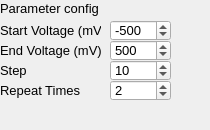
       <widget class="QWidget" name="tab">
        <attribute name="title">
         <string>CV</string>
        </attribute>
        <widget class="QWidget" name="widget_cv_config" native="true">
         <property name="geometry">
          <rect>
           <x>0</x>
           <y>0</y>
           <width>201</width>
           <height>121</height>
          </rect>
         </property>
         <widget class="QLabel" name="label_51">
          <property name="geometry">
           <rect>
            <x>0</x>
            <y>0</y>
            <width>131</width>
            <height>16</height>
           </rect>
          </property>
          <property name="font">
           <font>
            <pointsize>10</pointsize>
           </font>
          </property>
          <property name="text">
           <string>Parameter config</string>
          </property>
         </widget>
         <widget class="QLabel" name="label_52">
          <property name="geometry">
           <rect>
            <x>0</x>
            <y>40</y>
            <width>101</width>
            <height>20</height>
           </rect>
          </property>
          <property name="font">
           <font>
            <pointsize>10</pointsize>
           </font>
          </property>
          <property name="text">
           <string>End Voltage (mV)</string>
          </property>
         </widget>
         <widget class="QSpinBox" name="spin_box_step">
          <property name="geometry">
           <rect>
            <x>110</x>
            <y>60</y>
            <width>61</width>
            <height>21</height>
           </rect>
          </property>
          <property name="font">
           <font>
            <pointsize>10</pointsize>
           </font>
          </property>
          <property name="minimum">
           <number>0</number>
          </property>
          <property name="maximum">
           <number>100</number>
          </property>
          <property name="value">
           <number>10</number>
          </property>
         </widget>
         <widget class="QLabel" name="label_53">
          <property name="geometry">
           <rect>
            <x>0</x>
            <y>60</y>
            <width>63</width>
            <height>20</height>
           </rect>
          </property>
          <property name="font">
           <font>
            <pointsize>10</pointsize>
           </font>
          </property>
          <property name="text">
           <string>Step</string>
          </property>
         </widget>
         <widget class="QSpinBox" name="spin_box_end_voltage">
          <property name="geometry">
           <rect>
            <x>110</x>
            <y>40</y>
            <width>61</width>
            <height>21</height>
           </rect>
          </property>
          <property name="font">
           <font>
            <pointsize>10</pointsize>
           </font>
          </property>
          <property name="minimum">
           <number>-1000</number>
          </property>
          <property name="maximum">
           <number>1000</number>
          </property>
          <property name="value">
           <number>500</number>
          </property>
         </widget>
         <widget class="QLabel" name="label_54">
          <property name="geometry">
           <rect>
            <x>0</x>
            <y>80</y>
            <width>81</width>
            <height>20</height>
           </rect>
          </property>
          <property name="font">
           <font>
            <pointsize>10</pointsize>
           </font>
          </property>
          <property name="text">
           <string>Repeat Times</string>
          </property>
         </widget>
         <widget class="QSpinBox" name="spin_box_repeat_time">
          <property name="geometry">
           <rect>
            <x>110</x>
            <y>80</y>
            <width>61</width>
            <height>21</height>
           </rect>
          </property>
          <property name="font">
           <font>
            <pointsize>10</pointsize>
           </font>
          </property>
          <property name="minimum">
           <number>0</number>
          </property>
          <property name="maximum">
           <number>10</number>
          </property>
          <property name="value">
           <number>2</number>
          </property>
         </widget>
         <widget class="QSpinBox" name="spin_box_start_voltage">
          <property name="geometry">
           <rect>
            <x>110</x>
            <y>20</y>
            <width>61</width>
            <height>21</height>
           </rect>
          </property>
          <property name="font">
           <font>
            <pointsize>10</pointsize>
           </font>
          </property>
          <property name="minimum">
           <number>-1000</number>
          </property>
          <property name="maximum">
           <number>1000</number>
          </property>
          <property name="value">
           <number>-500</number>
          </property>
         </widget>
         <widget class="QLabel" name="label_55">
          <property name="geometry">
           <rect>
            <x>0</x>
            <y>20</y>
            <width>101</width>
            <height>20</height>
           </rect>
          </property>
          <property name="font">
           <font>
            <pointsize>10</pointsize>
           </font>
          </property>
          <property name="text">
           <string>Start Voltage (mV)</string>
          </property>
         </widget>
        </widget>
       </widget>
